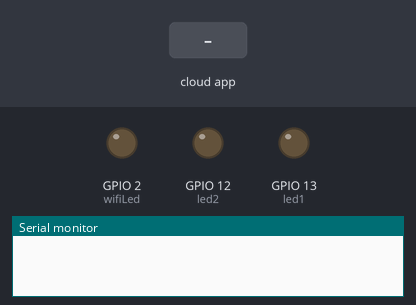
Simulated run of this sketch. Board: ESP32. Shown: output pins drawn as LEDs (lit = HIGH), the last lines printed to the serial monitor. Inputs (shaded band) come from the test bench. WiFi joins after 1.5 s; servers stay silent unless stated.

Above: at 2.7 s.
2.8 s: the phone or cloud app sets switch1 to 1
At 3.9 s:
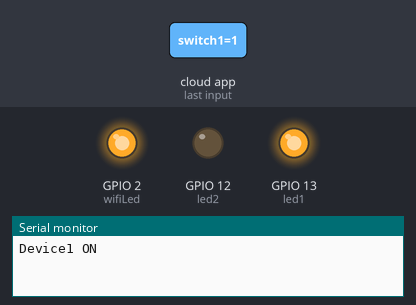
4.5 s: the phone or cloud app sets switch1 to 0
At 5.1 s:
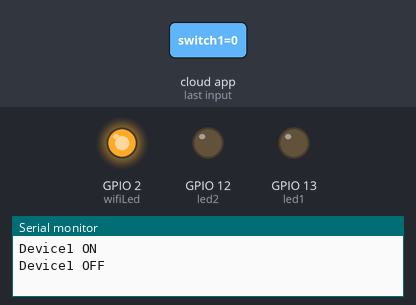
6.0 s: the phone or cloud app sets switch2 to 1
At 6.3 s:
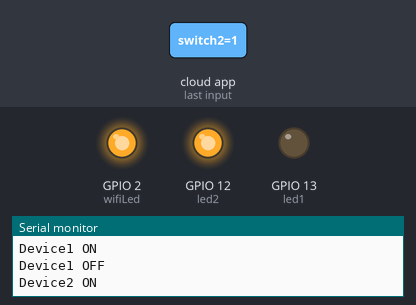
7.5 s: the phone or cloud app sets switch1 to 1
At 8.6 s:
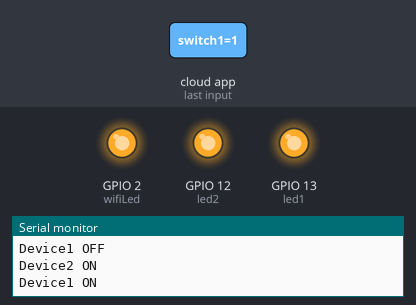
9.0 s: the phone or cloud app sets switch2 to 0
At 9.7 s:
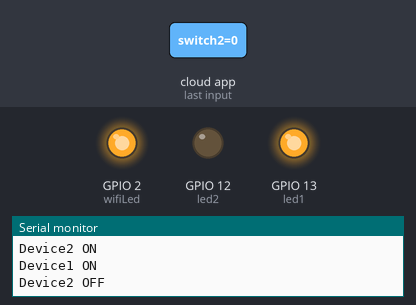
Timing chart, 0 to 11.5 s (numbered marks = the images above; inputs shaded):
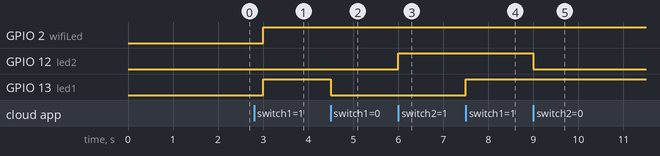

Measured:
- after the input at 2.8 s, GPIO 13 (led1): LOW → HIGH after 0.20 s
- after the input at 4.5 s, GPIO 13 (led1): HIGH → LOW at once
- after the input at 6.0 s, GPIO 12 (led2): LOW → HIGH at once
- after the input at 7.5 s, GPIO 13 (led1): LOW → HIGH at once
- after the input at 9.0 s, GPIO 12 (led2): HIGH → LOW at once

The sketch:

AlexaArduinoIoT.ino
```cpp
#include <ArduinoIoTCloud.h>
#include <Arduino_ConnectionHandler.h>

#define led1 13
#define led2 12
#define wifiLed   2

#define SECRET_DEVICE_KEY "Bi5zHvn?#g1vxIEZ!3W4xS@ty"  //Enter Secret Key
const char THING_ID[]           = "9f150f66-4e64-43d0-aa3a-4654aee22235";  //Enter THING ID
const char DEVICE_LOGIN_NAME[]  = "9f150f66-4e64-43d0-aa3a-4654aee22235"; //Enter DEVICE ID

const char SSID[]               = "abcd";    // Network SSID (name)
const char PASS[]               = "ZXCV@098";    // Network password (use for WPA, or use as key for WEP)
const char DEVICE_KEY[]  = SECRET_DEVICE_KEY;    // Secret device password

void onSwitch1Change();
void onSwitch2Change();
CloudSwitch switch1;
CloudSwitch switch2;

void initProperties(){
  ArduinoCloud.setBoardId(DEVICE_LOGIN_NAME);
  ArduinoCloud.setSecretDeviceKey(DEVICE_KEY);
  ArduinoCloud.setThingId(THING_ID);
  ArduinoCloud.addProperty(switch1, READWRITE, ON_CHANGE, onSwitch1Change);
  ArduinoCloud.addProperty(switch2, READWRITE, ON_CHANGE, onSwitch2Change);
  }
WiFiConnectionHandler ArduinoIoTPreferredConnection(SSID, PASS);

void setup() {
  // Initialize serial and wait for port to open:
  Serial.begin(9600);
  // This delay gives the chance to wait for a Serial Monitor without blocking if none is found
  delay(1500);
  // Defined in thingProperties.h
  initProperties();
  // Connect to Arduino IoT Cloud
  ArduinoCloud.begin(ArduinoIoTPreferredConnection);
  setDebugMessageLevel(2);
  ArduinoCloud.printDebugInfo();
  pinMode(led1,OUTPUT);
  pinMode(led2,OUTPUT);
  pinMode(wifiLed,OUTPUT);
  //During Starting LEDs should TURN OFF
  digitalWrite(led1, LOW);
  digitalWrite(led2, LOW);
  digitalWrite(wifiLed, LOW);  //Turn OFF WiFi LED
}

void loop() {
  ArduinoCloud.update();

  if (WiFi.status() != WL_CONNECTED)
  {
    digitalWrite(wifiLed, LOW); //Turn OFF WiFi LED
  }
  else{
    digitalWrite(wifiLed, HIGH); //Turn ON WiFi LED
  }
}

void onSwitch1Change() {
  if (switch1 == 0)
  {
    digitalWrite(led1, LOW);
    Serial.println("Device1 OFF");
   }
  if (switch1 == 1)
  {
    digitalWrite(led1, HIGH);
    Serial.println("Device1 ON");
   }
}
void onSwitch2Change() {
  if (switch2 == 0)
  {
    digitalWrite(led2, LOW);
    Serial.println("Device2 OFF");
   }
  if (switch2 == 1)
  {
    digitalWrite(led2, HIGH);
    Serial.println("Device2 ON");
   }
}
```
